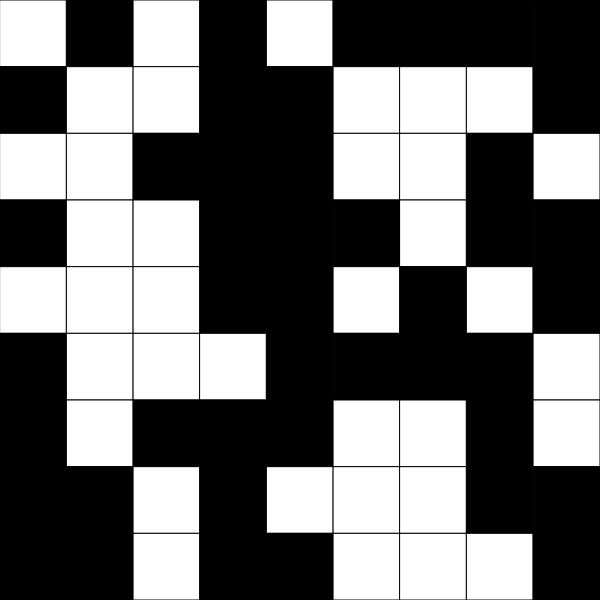
Frame 1 (no input)
Frame 60 (no input): identical to frame 1, image omitted
Frame 120 (the mouse pressed at the canvas centre since frame 60): identical to frame 1, image omitted

The p5.js sketch that drew this single still picture (run headless with seeded random() and noise() and a simulated clock; from frame 60 on, the mouse is pressed at the canvas centre):

// p5.js sketch
// ── sketch.js
// Grid
// Dan Schellenberg
// Oct 24, 2018

let rows = 9;
let cols = 9;
let grid;
let cellSize;

function setup() {
  createCanvas(600, 600);
  cellSize = width / cols;
  grid = createRandom2dArray(cols, rows);
}

function draw() {
  background(255);
  displayGrid();
}

function displayGrid() {
  for (let y = 0; y < rows; y++) {
    for (let x = 0; x < cols; x++) {
      if (grid[y][x] === 0) {
        fill(0);
      }
      else {
        fill(255);
      }
      rect(x*cellSize, y*cellSize, cellSize, cellSize);
    }
  }
}

function createRandom2dArray(cols, rows) {
  let randomGrid = [];
  for (let y = 0; y < rows; y++) {
    randomGrid.push([]);
    for (let x = 0; x < cols; x++) {
      if (random(100) < 50) {
        randomGrid[y].push(0);
      }
      else {
        randomGrid[y].push(1);
      }
    }
  }
  return randomGrid;
}


function mouseClicked(){
  for(let y = 0; y < rows; y ++){
    for(let x = 0; x < cols; x ++){
      if(mouseX >= x*cellSize && mouseX <= (x + 1)* cellSize && mouseY >= y*cellSize && mouseY <= (y + 1)* cellSize){
        if (grid[y][x]=== 1){
          grid[y][x]= 0;
        }
        else{
          grid[y][x]= 1;
        }
      }
    }
  }
}
